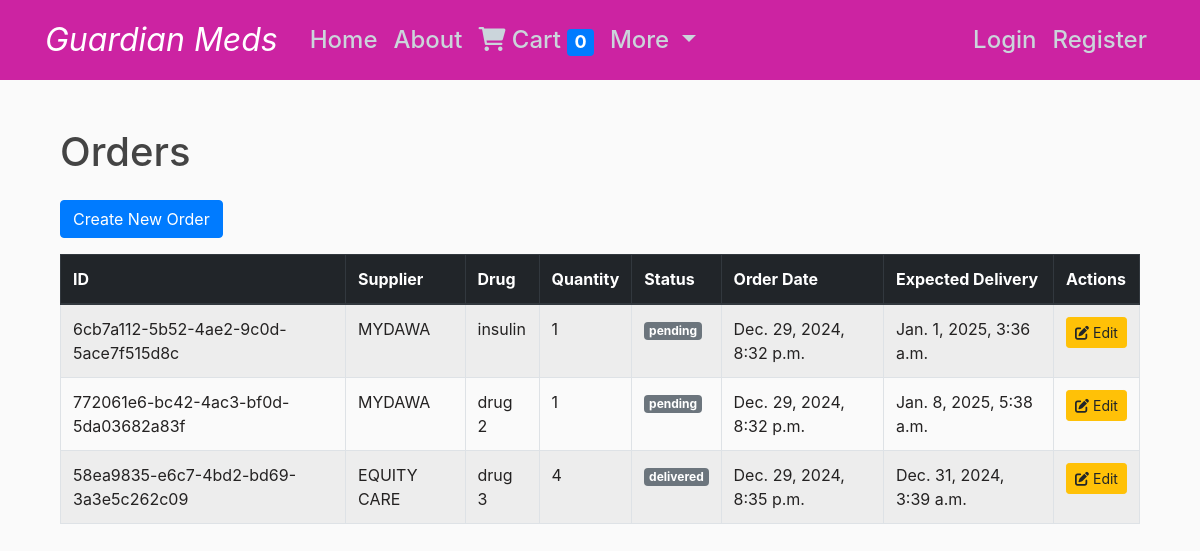
/orders/, run on an earlier commit of the app's database.
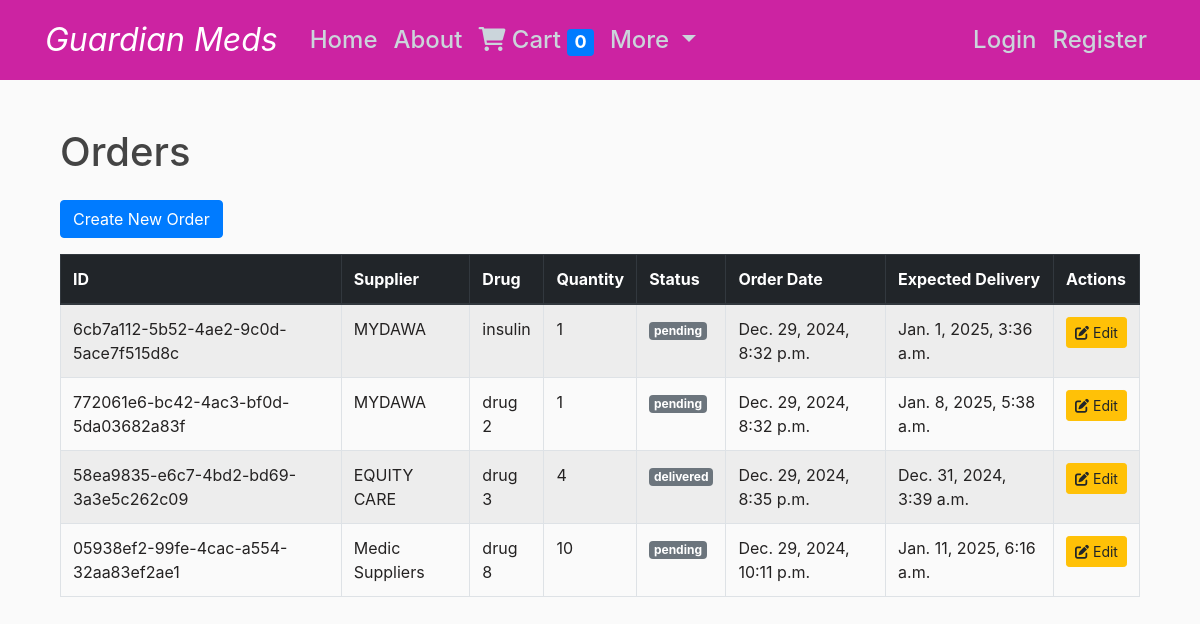
And on a later commit of the database.
### pharmacy/models.py (models this page shows, shortened)
class Order(models.Model):
    id = models.UUIDField(primary_key=True, default=uuid.uuid4, editable=False)
    supplier = models.ForeignKey(Supplier, on_delete=models.CASCADE, related_name='orders')
    drug = models.ForeignKey(Drug, on_delete=models.CASCADE, related_name='orders')
    quantity = models.PositiveIntegerField()
    order_date = models.DateTimeField(auto_now_add=True)
    expected_delivery_date = models.DateTimeField()
    status = models.CharField(max_length=50, default='pending')  # e.g., 'pending', 'shipped', 'delivered'

class Supplier(models.Model):
    id = models.UUIDField(primary_key=True, default=uuid.uuid4, editable=False)
    name = models.CharField(max_length=255)
    contact_email = models.EmailField()
    contact_phone = models.CharField(max_length=15)
    address = models.TextField()
    created_at = models.DateTimeField(auto_now_add=True)

class Drug(models.Model):
    STOCK_STATUS_CHOICES = [
        ('in_stock', 'In Stock'),
        ('sold', 'Sold'),
        ('out_of_stock', 'Out of Stock'),
    ]
    id = models.UUIDField(primary_key=True, default=uuid.uuid4, editable=False)
    name = models.CharField(max_length=255)
    description = models.TextField()
    image_url = models.URLField(max_length=500)  # To store the image path or URL
    type = models.ForeignKey(Type, on_delete=models.CASCADE, related_name='drugs')
    cart = models.ForeignKey(Cart, on_delete=models.CASCADE, related_name='drugs', null=True, blank=True)
    price = models.DecimalField(max_digits=10, decimal_places=2)
    expiry = models.DateTimeField()
    stock = models.PositiveIntegerField(default=0)
    created_at = models.DateTimeField(auto_now_add=True)
    stock_status = models.CharField(
        max_length=15,
        choices=STOCK_STATUS_CHOICES,
        default='in_stock',
    )  # New field to track stock status

### pharmacy/views.py (the view)
# urls.py: path("orders/", OrderListView.as_view(), name="order-list"),
class OrderListView(ListView):
    model = Order
    template_name = "pharmacy/order_list.html"
    context_object_name = "orders"

### pharmacy/templates/pharmacy/order_list.html
{% extends "pharmacy/base.html" %}
{% block content %}
<div class="container my-5">
    <h1 class="mb-4">Orders</h1>
    <a href="{% url 'order-create' %}" class="btn btn-primary mb-3">Create New Order</a>
    <div class="table-responsive">
        <table class="table table-bordered table-striped">
            <thead class="thead-dark">
                <tr>
                    <th>ID</th>
                    <th>Supplier</th>
                    <th>Drug</th>
                    <th>Quantity</th>
                    <th>Status</th>
                    <th>Order Date</th>
                    <th>Expected Delivery</th>
                    <th>Actions</th>
                </tr>
            </thead>
            <tbody>
                {% for order in orders %}
                <tr>
                    <td>{{ order.id }}</td>
                    <td>{{ order.supplier.name }}</td>
                    <td>{{ order.drug.name }}</td>
                    <td>{{ order.quantity }}</td>
                    <td>
                        <span class="badge {% if order.status == 'Pending' %}badge-warning{% elif order.status == 'Completed' %}badge-success{% else %}badge-secondary{% endif %}">
                            {{ order.status }}
                        </span>
                    </td>
                    <td>{{ order.order_date }}</td>
                    <td>{{ order.expected_delivery_date }}</td>
                    <td>
                        <a href="{% url 'order-update' order.id %}" class="btn btn-sm btn-warning">
                            <i class="fas fa-edit"></i> Edit
                        </a>
                    </td>
                </tr>
                {% endfor %}
            </tbody>
        </table>
    </div>
</div>
{% endblock %}

### pharmacy/templates/pharmacy/base.html (shortened to what this page needs)
{% load static %}
<!DOCTYPE html>
<html>
<head>
    <link href="https://cdnjs.cloudflare.com/ajax/libs/font-awesome/6.0.0/css/all.min.css" rel="stylesheet">
    <link rel="stylesheet" href="https://maxcdn.bootstrapcdn.com/bootstrap/4.0.0/css/bootstrap.min.css">
    <link rel="stylesheet" type="text/css" href="{% static 'pharmacy/main.css' %}">
</head>
<body>
    <header class="site-header">
      <nav class="navbar navbar-expand-md navbar-dark bg-steel fixed-top">
        <div class="container">
          <a class="navbar-brand mr-4 mikel" href="{% url 'pharmacy-home' %}">Guardian Meds</a>
          <div class="collapse navbar-collapse" id="navbarToggle">
            <div class="navbar-nav mr-auto">
              <a class="nav-item nav-link" href="{% url 'pharmacy-home' %}">Home</a>
              <a class="nav-item nav-link" href="{% url 'pharmacy-about' %}">About</a>
              <a href="{% url 'cart-page' %}" class="nav-item nav-link">
                <i class="fa fa-shopping-cart"></i>
                Cart
                <span id="cart-counter" class="badge badge-primary">
                  {{ cart_count|default:0 }}
              </span>
            </a>
  <div class="nav-item dropdown">
    <a class="nav-link dropdown-toggle" href="#" id="navbarMoreDropdown" role="button" data-toggle="dropdown" aria-haspopup="true" aria-expanded="false">
      More
    </a>
  </div>
            </div>
            <div class="navbar-nav">
              {% if user.is_authenticated %}
                <a class="nav-item nav-link" href="{% url 'logout' %}">Logout</a>
                <a class="nav-item nav-link" href="{% url 'profile' %}">Profile</a>
              {% else %}
                <a class="nav-item nav-link" href="{% url 'login' %}">Login</a>
                <a class="nav-item nav-link" href="{% url 'register' %}">Register</a>
              {% endif %}
            </div>
          </div>
        </div>
      </nav>
    </header>
    <main role="main" class="container">
      <div class="row">
        <div class="col-md-12">
          {% block content %}{% endblock %}
        </div>
      </div>
    </main>
</body>
</html>

### pharmacy/static/pharmacy/main.css (style rules this page uses)
body { background: #fafafa; color: #242222; margin-top: 5rem; }
h1, h2, h3, h4, h5, h6 { color: #444444; }
.bg-steel { background-color: #cc23a2; height: 5rem; }
.navbar-brand { font-size: 2rem; font-style: italic; }
.site-header .navbar-nav .nav-link { color: #cbd5db; font-size: 1.5rem; font-weight: 500; }
.navbar .dropdown-toggle::after { display: inline-block; }

What changed in the data, as far as the page shows it:
added Order: id "05938ef2-99fe-4cac-a554-32aa83ef2ae1", supplier.name "Medic Suppliers", drug.name "drug 8", quantity "10", status "pending", order_date "Dec. 29, 2024, 10:11 p.m.", expected_delivery_date "Jan. 11, 2025, 6:16 a.m."
